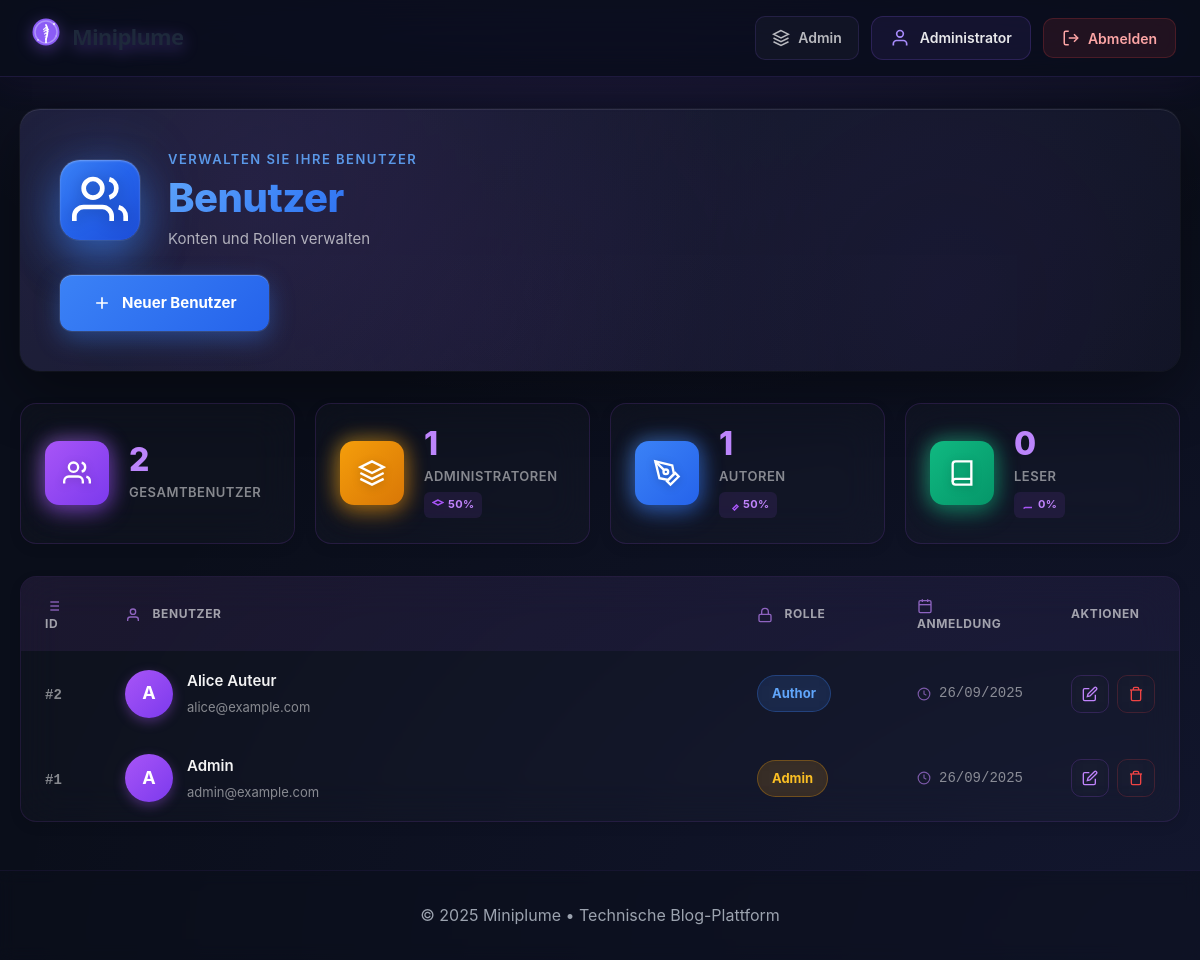
Page /admin/users (signed in) on the committed database.
### tables this page shows
CREATE TABLE users (
id INT UNSIGNED PRIMARY KEY AUTO_INCREMENT,
name VARCHAR(100) NOT NULL,
email VARCHAR(190) NOT NULL UNIQUE,
password_hash VARCHAR(255) NOT NULL,
role ENUM('admin','author','reader') NOT NULL DEFAULT 'reader',
created_at TIMESTAMP DEFAULT CURRENT_TIMESTAMP
);

### app/Helpers.php (called while the page is built, shortened)
<?php
function esc(string $s): string {
  return htmlspecialchars($s, ENT_QUOTES | ENT_SUBSTITUTE, 'UTF-8');
}
function render(string $view, array $data = []): void {
  extract($data);
  require __DIR__ . '/Views/' . $view . '.php';
  require __DIR__ . '/Views/layouts/base.php';
}

### app/Controllers/Admin/UserAdminController.php (called while the page is built, shortened)
<?php
class UserAdminController {
  public function index(){ \requireRole(['admin']); $users=(new User())->all(); render('admin/users-index', compact('users')); }
}

### app/Router.php (called while the page is built, shortened)
<?php
class Router {
private array $routes = [];
private function map($method,$path,$handler){
$this->routes[] = compact('method','regex','handler');
}
function dispatch($method,$uri){
$uri = rtrim($uri,'/').'/';
foreach($this->routes as $r){
if($r['method']===$method && preg_match($r['regex'],$uri,$m)){
$params = array_filter($m,'is_string',ARRAY_FILTER_USE_KEY);
return $this->call($r['handler'],$params);
}
}
}
private function call($handler,$params){
if (is_array($handler)) { [$class,$method] = $handler; $obj = new $class; return $obj->$method(...array_values($params)); }
}
}

### public/index.php (called while the page is built, shortened)
<?php
require __DIR__.'/../app/Config.php';
require __DIR__.'/../app/Helpers.php';
require __DIR__.'/../app/Router.php';
spl_autoload_register(function ($class) {
    $prefix = 'App\\';
    $relative = str_replace('\\', '/', substr($class, strlen($prefix)));
    $file = __DIR__ . '/../app/' . $relative . '.php';
});
$router = new Router();
$router->get('/',                          [App\Controllers\HomeController::class, 'index']);
$router->get('/post/{slug}',               [App\Controllers\PostController::class, 'show']);
$router->post('/post/{slug}/comments',     [App\Controllers\CommentController::class, 'store']);
$router->get('/tag/{slug}',                [App\Controllers\TagController::class, 'show']);
$router->get('/me/comments',               [App\Controllers\CommentController::class, 'mine']);
$router->post('/me/comments/{id}/delete',  [App\Controllers\CommentController::class, 'destroyMine']);
$router->get('/login',                     [App\Controllers\Admin\DashboardController::class, 'loginForm']);
$router->post('/login',                    [App\Controllers\Admin\DashboardController::class, 'login']);
$router->post('/logout',                   [App\Controllers\Admin\DashboardController::class, 'logout']);
$router->get('/sitemap.xml',               [App\Controllers\HomeController::class, 'sitemap']);
$router->get('/feed.rss',                  [App\Controllers\HomeController::class, 'rss']);
$router->get('/admin',                     [App\Controllers\Admin\AdminHomeController::class, 'index']);
$router->group('/admin', function($r) {
  $r->get('/posts',               [App\Controllers\Admin\PostAdminController::class, 'index']);
  $r->get('/posts/create',        [App\Controllers\Admin\PostAdminController::class, 'create']);
  $r->post('/posts',              [App\Controllers\Admin\PostAdminController::class, 'store']);
  $r->get('/posts/{id}/edit',     [App\Controllers\Admin\PostAdminController::class, 'edit']);
  $r->post('/posts/{id}/update',  [App\Controllers\Admin\PostAdminController::class, 'update']);
  $r->post('/posts/{id}/delete',  [App\Controllers\Admin\PostAdminController::class, 'destroy']);
  $r->get('/tags',                [App\Controllers\Admin\TagAdminController::class, 'index']);
  $r->post('/tags',               [App\Controllers\Admin\TagAdminController::class, 'store']);
  $r->post('/tags/{id}/delete',   [App\Controllers\Admin\TagAdminController::class, 'destroy']);
  $r->get('/comments',            [App\Controllers\Admin\CommentAdminController::class,'index']);
  $r->post('/comments/{id}/status',[App\Controllers\Admin\CommentAdminController::class,'setStatus']);
  $r->get('/users',               [App\Controllers\Admin\UserAdminController::class,'index']);
  $r->get('/users/create',        [App\Controllers\Admin\UserAdminController::class,'create']);
  $r->post('/users',              [App\Controllers\Admin\UserAdminController::class,'store']);
  $r->get('/users/{id}/edit',     [App\Controllers\Admin\UserAdminController::class,'edit']);
  $r->post('/users/{id}/update',  [App\Controllers\Admin\UserAdminController::class,'update']);
  $r->post('/users/{id}/delete',  [App\Controllers\Admin\UserAdminController::class,'destroy']);
  $r->get('/ads',                 [App\Controllers\Admin\AdsAdminController::class,'index']);
  $r->get('/ads/create',          [App\Controllers\Admin\AdsAdminController::class,'create']);
  $r->post('/ads',                [App\Controllers\Admin\AdsAdminController::class,'store']);
  $r->get('/ads/{id}/edit',       [App\Controllers\Admin\AdsAdminController::class,'edit']);
  $r->post('/ads/{id}/update',    [App\Controllers\Admin\AdsAdminController::class,'update']);
  $r->post('/ads/{id}/delete',    [App\Controllers\Admin\AdsAdminController::class,'destroy']);
});
$router->dispatch($_SERVER['REQUEST_METHOD'], strtok($_SERVER['REQUEST_URI'],'?'));

### app/Config.php (called while the page is built, shortened)
<?php
function db(): PDO {
static $pdo;
if (!$pdo) {
$pdo = new PDO(DB_DSN, DB_USER, DB_PASS, [
PDO::ATTR_ERRMODE => PDO::ERRMODE_EXCEPTION,
PDO::ATTR_DEFAULT_FETCH_MODE => PDO::FETCH_ASSOC,
PDO::ATTR_EMULATE_PREPARES => false,
]);
}
return $pdo;
}

### app/Models/BaseModel.php (called while the page is built, shortened)
<?php
abstract class BaseModel {
public function __construct(){ $this->pdo = db(); }
}

### app/Models/User.php (called while the page is built, shortened)
<?php
class User extends BaseModel {
  public function all(): array {
    return $this->pdo->query("SELECT id,name,email,role,created_at FROM users ORDER BY id DESC")->fetchAll();
  }
}

### app/Views/admin/users-index.php (the view, shortened to what this page needs)
<?php
$total = count($users);
$admins = count(array_filter($users, fn($u) => $u['role'] === 'admin'));
$authors = count(array_filter($users, fn($u) => $u['role'] === 'author'));
$readers = count(array_filter($users, fn($u) => $u['role'] === 'reader'));
?>
<div class="users-hero">
  <div class="users-hero-bg"></div>
  <div class="users-hero-content">
    <div class="users-hero-icon">
      <svg width="56" height="56" viewBox="0 0 24 24" fill="none" stroke="currentColor" stroke-width="2">
        <path d="M17 21v-2a4 4 0 0 0-4-4H5a4 4 0 0 0-4 4v2"></path>
        <circle cx="9" cy="7" r="4"></circle>
        <path d="M23 21v-2a4 4 0 0 0-3-3.87"></path>
        <path d="M16 3.13a4 4 0 0 1 0 7.75"></path>
      </svg>
    </div>
    <div>
      <p class="users-hero-subtitle">Verwalten Sie Ihre Benutzer</p>
      <h1 class="users-hero-title">Benutzer</h1>
      <p class="users-hero-desc">Konten und Rollen verwalten</p>
    </div>
  </div>
  <div class="users-hero-actions">
    <a class="users-btn-create" href="/admin/users/create">
      <svg width="20" height="20" viewBox="0 0 24 24" fill="none" stroke="currentColor" stroke-width="2">
        <line x1="12" y1="5" x2="12" y2="19"></line>
        <line x1="5" y1="12" x2="19" y2="12"></line>
      </svg>
      Neuer Benutzer
    </a>
  </div>
</div>
<div class="users-stats">
  <div class="users-stat-card">
    <div class="users-stat-icon users-stat-icon-total">
      <svg width="28" height="28" viewBox="0 0 24 24" fill="none" stroke="currentColor" stroke-width="2">
        <path d="M17 21v-2a4 4 0 0 0-4-4H5a4 4 0 0 0-4 4v2"></path>
        <circle cx="9" cy="7" r="4"></circle>
        <path d="M23 21v-2a4 4 0 0 0-3-3.87"></path>
        <path d="M16 3.13a4 4 0 0 1 0 7.75"></path>
      </svg>
    </div>
    <div class="users-stat-content">
      <div class="users-stat-value"><?= $total ?></div>
      <div class="users-stat-label">Gesamtbenutzer</div>
    </div>
  </div>
  <div class="users-stat-card">
    <div class="users-stat-icon users-stat-icon-admin">
      <svg width="28" height="28" viewBox="0 0 24 24" fill="none" stroke="currentColor" stroke-width="2">
        <path d="M12 2L2 7l10 5 10-5-10-5z"></path>
        <path d="M2 17l10 5 10-5"></path>
        <path d="M2 12l10 5 10-5"></path>
      </svg>
    </div>
    <div class="users-stat-content">
      <div class="users-stat-value"><?= $admins ?></div>
      <div class="users-stat-label">Administratoren</div>
      <div class="users-stat-trend">
        <svg width="12" height="12" viewBox="0 0 24 24" fill="none" stroke="currentColor" stroke-width="3">
          <path d="M12 2L2 7l10 5 10-5-10-5z"></path>
        </svg>
        <?= $total > 0 ? round(($admins / $total) * 100) : 0 ?>%
      </div>
    </div>
  </div>
  <div class="users-stat-card">
    <div class="users-stat-icon users-stat-icon-author">
      <svg width="28" height="28" viewBox="0 0 24 24" fill="none" stroke="currentColor" stroke-width="2">
        <path d="M12 19l7-7 3 3-7 7-3-3z"></path>
        <path d="M18 13l-1.5-7.5L2 2l3.5 14.5L13 18l5-5z"></path>
        <path d="M2 2l7.586 7.586"></path>
        <circle cx="11" cy="11" r="2"></circle>
      </svg>
    </div>
    <div class="users-stat-content">
      <div class="users-stat-value"><?= $authors ?></div>
      <div class="users-stat-label">Autoren</div>
      <div class="users-stat-trend">
        <svg width="12" height="12" viewBox="0 0 24 24" fill="none" stroke="currentColor" stroke-width="3">
          <path d="M12 19l7-7 3 3-7 7-3-3z"></path>
        </svg>
        <?= $total > 0 ? round(($authors / $total) * 100) : 0 ?>%
      </div>
    </div>
  </div>
  <div class="users-stat-card">
    <div class="users-stat-icon users-stat-icon-reader">
      <svg width="28" height="28" viewBox="0 0 24 24" fill="none" stroke="currentColor" stroke-width="2">
        <path d="M4 19.5A2.5 2.5 0 0 1 6.5 17H20"></path>
        <path d="M6.5 2H20v20H6.5A2.5 2.5 0 0 1 4 19.5v-15A2.5 2.5 0 0 1 6.5 2z"></path>
      </svg>
    </div>
    <div class="users-stat-content">
      <div class="users-stat-value"><?= $readers ?></div>
      <div class="users-stat-label">Leser</div>
      <div class="users-stat-trend">
        <svg width="12" height="12" viewBox="0 0 24 24" fill="none" stroke="currentColor" stroke-width="3">
          <path d="M4 19.5A2.5 2.5 0 0 1 6.5 17H20"></path>
        </svg>
        <?= $total > 0 ? round(($readers / $total) * 100) : 0 ?>%
      </div>
    </div>
  </div>
</div>
<?php if (empty($users)): ?>
  <div class="users-empty">
    <div class="users-empty-icon">
      <svg width="80" height="80" viewBox="0 0 24 24" fill="none" stroke="currentColor" stroke-width="1.5">
        <path d="M17 21v-2a4 4 0 0 0-4-4H5a4 4 0 0 0-4 4v2"></path>
        <circle cx="9" cy="7" r="4"></circle>
        <path d="M23 21v-2a4 4 0 0 0-3-3.87"></path>
        <path d="M16 3.13a4 4 0 0 1 0 7.75"></path>
      </svg>
    </div>
    <h3 class="users-empty-title">Keine Benutzer erstellt</h3>
    <p class="users-empty-desc">Erstellen Sie zunächst Ihr erstes Benutzerkonto</p>
    <a class="users-empty-btn" href="/admin/users/create">
      <svg width="20" height="20" viewBox="0 0 24 24" fill="none" stroke="currentColor" stroke-width="2">
        <line x1="12" y1="5" x2="12" y2="19"></line>
        <line x1="5" y1="12" x2="19" y2="12"></line>
      </svg>
      Benutzer erstellen
    </a>
  </div>
<?php else: ?>
  <div class="users-table-wrapper">
    <table class="users-table">
      <thead>
        <tr>
          <th class="users-th-id">
            ID
          </th>
          <th class="users-th-user">
            <svg width="16" height="16" viewBox="0 0 24 24" fill="none" stroke="currentColor" stroke-width="2">
              <path d="M20 21v-2a4 4 0 0 0-4-4H8a4 4 0 0 0-4 4v2"></path>
              <circle cx="12" cy="7" r="4"></circle>
            </svg>
            Benutzer
          </th>
          <th class="users-th-role">
            <svg width="16" height="16" viewBox="0 0 24 24" fill="none" stroke="currentColor" stroke-width="2">
              <rect x="3" y="11" width="18" height="11" rx="2" ry="2"></rect>
              <path d="M7 11V7a5 5 0 0 1 10 0v4"></path>
            </svg>
            Rolle
          </th>
          <th class="users-th-date">
            <svg width="16" height="16" viewBox="0 0 24 24" fill="none" stroke="currentColor" stroke-width="2">
              <rect x="3" y="4" width="18" height="18" rx="2" ry="2"></rect>
              <line x1="16" y1="2" x2="16" y2="6"></line>
              <line x1="8" y1="2" x2="8" y2="6"></line>
              <line x1="3" y1="10" x2="21" y2="10"></line>
            </svg>
            Anmeldung
          </th>
          <th class="users-th-actions">Aktionen</th>
        </tr>
      </thead>
      <tbody>
        <?php foreach($users as $u): ?>
        <tr class="users-table-row">
          <td class="users-td-id">
            <span class="users-id-badge">#<?= (int)$u['id'] ?></span>
          </td>
          <td class="users-td-user">
            <div class="users-user-cell">
              <div class="users-user-avatar">
                <?= strtoupper(substr($u['name'], 0, 1)) ?>
              </div>
              <div class="users-user-info">
                <div class="users-user-name"><?= esc($u['name']) ?></div>
                <div class="users-user-email"><?= esc($u['email']) ?></div>
              </div>
            </div>
          </td>
          <td class="users-td-role">
            <?php
              $roleClasses = [
                'admin' => 'users-role-admin',
                'author' => 'users-role-author',
                'reader' => 'users-role-reader'
              ];
            ?>
            <span class="users-role-badge <?= $roleClasses[$u['role']] ?? '' ?>">
              <?= esc(ucfirst($u['role'])) ?>
            </span>
          </td>
          <td class="users-td-date">
            <div class="users-date-cell">
              <svg width="14" height="14" viewBox="0 0 24 24" fill="none" stroke="currentColor" stroke-width="2">
                <circle cx="12" cy="12" r="10"></circle>
                <polyline points="12 6 12 12 16 14"></polyline>
              </svg>
              <?= esc(date('d/m/Y', strtotime($u['created_at']))) ?>
            </div>
          </td>
          <td class="users-td-actions">
            <div class="users-action-buttons">
              <a class="users-btn-edit" href="/admin/users/<?= (int)$u['id'] ?>/edit" title="Bearbeiten">
                <svg width="16" height="16" viewBox="0 0 24 24" fill="none" stroke="currentColor" stroke-width="2">
                  <path d="M11 4H4a2 2 0 0 0-2 2v14a2 2 0 0 0 2 2h14a2 2 0 0 0 2-2v-7"></path>
                  <path d="M18.5 2.5a2.121 2.121 0 0 1 3 3L12 15l-4 1 1-4 9.5-9.5z"></path>
                </svg>
              </a>
              <form method="post" action="/admin/users/<?= (int)$u['id'] ?>/delete" style="display:inline" onsubmit="return confirm('Sind Sie sicher, dass Sie diesen Benutzer löschen möchten?')">
                <button class="users-btn-delete" type="submit" title="Löschen">
                  <svg width="16" height="16" viewBox="0 0 24 24" fill="none" stroke="currentColor" stroke-width="2">
                    <polyline points="3 6 5 6 21 6"></polyline>
                    <path d="M19 6v14a2 2 0 0 1-2 2H7a2 2 0 0 1-2-2V6m3 0V4a2 2 0 0 1 2-2h4a2 2 0 0 1 2 2v2"></path>
                  </svg>
                </button>
              </form>
            </div>
          </td>
        </tr>
        <?php endforeach; ?>
      </tbody>
    </table>
  </div>
<?php endif; ?>

### rows in the picture
users: id "2", name "A", name "Alice Auteur", email "alice@example.com", role "Author", created_at "26/09/2025"
users: id "1", name "A", name "Admin", email "admin@example.com", role "Admin", created_at "26/09/2025"

### other values in the picture
$roleNames[$_SESSION['role']] "Administrator"
$total "2"
$admins "1"
$authors "1"
$readers "0"
